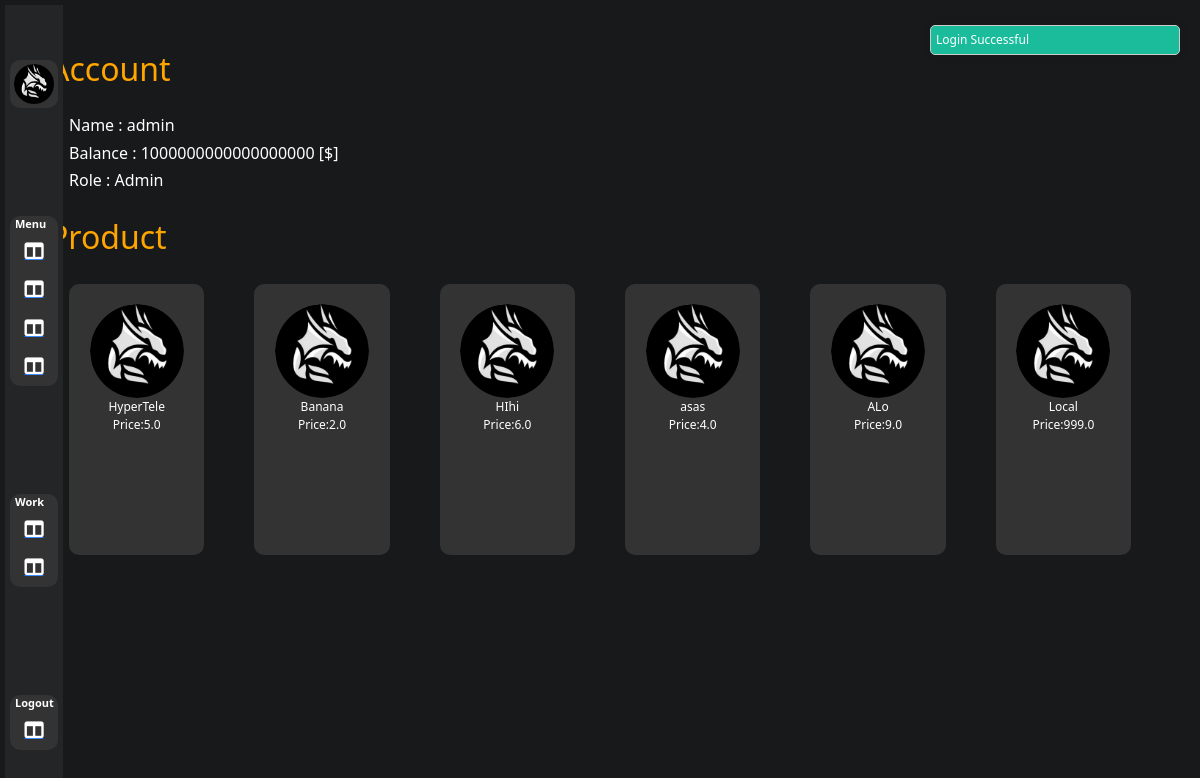
The app's page /home/ (signed in) with its own data.
### app/models.py (models this page shows, shortened)
class Customer(models.Model):
    user = models.OneToOneField(User, on_delete=models.CASCADE)
    balance = models.FloatField(default=0)
    role = models.CharField(max_length=10, choices=Role.choices, default=Role.USER)
    enable = models.BooleanField(default=False)
    accessToken = models.CharField(max_length=500, default="")
    refreshToken = models.CharField(max_length=500, default="")
    def __str__(self) -> str:
        return self.user.username

class Product(models.Model):
    productName = models.CharField(max_length=200, null=True, blank=True)
    productPrice = models.FloatField(null=True, blank=True)
    productSold = models.IntegerField(null=True, blank=True)
    productRemain = models.IntegerField(null=True, blank=True)
    productImage = models.ImageField(null=True, blank=True, upload_to="product/")
    productDescription = models.TextField(max_length=1000, null=True, blank=True)
    @property
    def getUrlImage(self):
        try:
            path = self.productImage.url
        except Exception as e:
            print(e)
            path = ""
        return path

### app/views.py (the view)
# urls.py: path('home/', views.homeView, name='home'),
def homeView(request):
    if is_authenticated(request=request):
        user = request.user
        customer = Customer.objects.get_or_create(user=request.user)
        listProduct = Product.objects.all()
        context = {"products": listProduct, "user": Customer.objects.get(user=request.user), "messages":["Login Successful"]}
        return render(request, "app/home/home.html", context)
    else:
        return redirect('signin')

### app/views.py (called while the page is built)
def is_authenticated(request):
    if request.user.is_authenticated:
        return True
    else:
        redirect("/login")
        return False

### app/templates/app/home/home.html
{% extends 'app/base.html' %}
{% load static %}
{% block main-content %}
{% block styles %}
<link rel="stylesheet" type="text/css" href="{% static 'app/css/home.css' %}">
{% endblock styles %}
<div class="container-home">
    <div class="content account-content">
        <div>
            <h2 class="title">Account</h2>
        </div>
        <div class="info">
            <div>
                <h6>Name : {{user}}</h6>
            </div>
            <div>
                <h6>Balance : {{user.balance}} [$]</h6>
            </div>
            <div>
                <h6>Role : {{user.role}}</h6>
            </div>
        </div>
    </div>
    <div class="content list-item-content">
        <div>
            <h2 class="title">Product</h2>
        </div>
        <div class="info info-item">
            <div class="list-item">
                {% for product in products %}
                <div class="item">
                    <div>
                        <img src="{{product.getUrlImage}}" alt="">
                    </div>
                    <div>
                        <div><label for="">{{product.productName}}</label></div>
                        <div>Price:<label for="">{{product.productPrice}}</label></div>
                    </div>
                </div>
                {% endfor %}
            </div>
        </div>
    </div>
</div>
{% endblock main-content %}

### app/static/app/css/base.css (style rules this page uses)
:root { --main-color: #007bff; --font-size: 16px; --width-side-menu: 58px }
* { text-decoration: none; margin: 0; padding: 0; color: white; }
body { position: relative; background-color: #18191a; }

### app/static/app/css/home.css (style rules this page uses)
.container-home { padding-top: 50px; }
.content { padding: 0 20px; }
.info { padding: 20px; }
.title { color: orange; }
.list-item { position: relative; display: grid; grid-template-columns: repeat(6, 1fr); grid-gap: 50px; grid-row-gap: 50px; }
.item { padding: 20px 5px; aspect-ratio: 1/2; height: 100%; background-color: rgb(51, 51, 51); text-align: center; border-radius: 10px; font-size: 12px; }
.item>div img { width: 75%; aspect-ratio: 1/1; border-radius: 50%; }

### records on screen
Customer: user.username "admin", balance "1000000000000000000", role "Admin"
Product: getUrlImage (picture), productName "HyperTele", productPrice "5.0"
Product: getUrlImage (picture), productName "Banana", productPrice "2.0"
Product: getUrlImage (picture), productName "HIhi", productPrice "6.0"
Product: getUrlImage (picture), productName "asas", productPrice "4.0"
Product: getUrlImage (picture), productName "ALo", productPrice "9.0"
Product: getUrlImage (picture), productName "Local", productPrice "999.0"

### other values on screen
{{ message }} "Login Successful"
